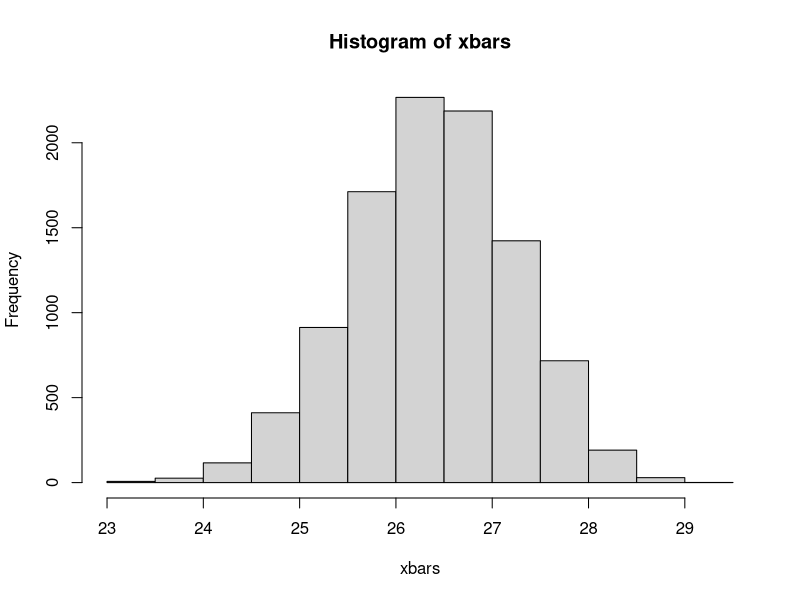
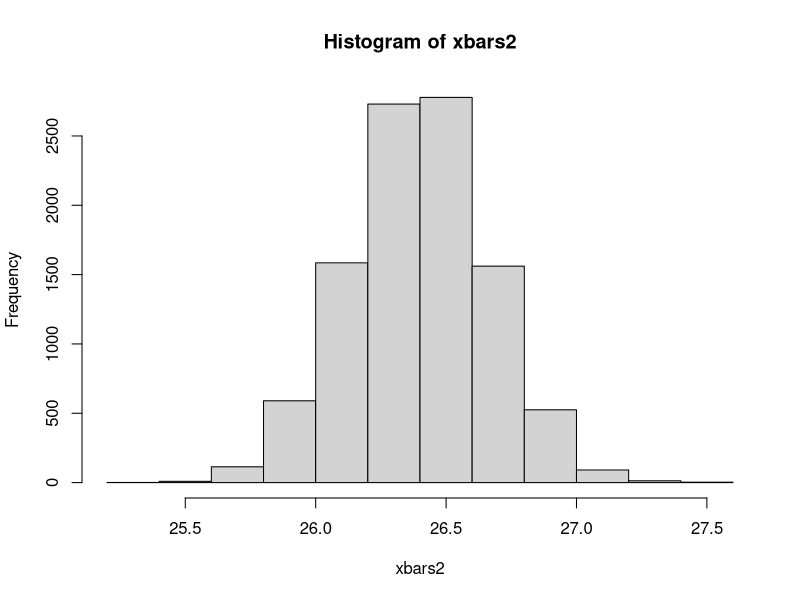

Recreate these plots in R, in order.
## ---- chunk 1
X = c(20,25,27,30,30)
N = length(X)
mu = sum(X)/N
sigma = sqrt(sum((X-mu)^2)/N)
sprintf("mu=%f   sigma=%f",mu,sigma)
## ---- chunk 2
set.seed(123) #makes the 20 draws stable between document renderings
n = 20
x = sample(X,n,T)
## ---- chunk 3
x = c(27, 27, 25, 25, 27, 30, 30, 20, 25, 27, 30, 27, 27, 20, 30, 20, 20, 30, 27, 25)
n = length(x)
xbar = mean(x)
s = sd(x)
sprintf("xbar=%f   s=%f",xbar,s)
## ---- chunk 4
z = (xbar-mu)/(sigma/sqrt(n))
## ---- chunk 5
data = sample(X,size=20*10000,replace=TRUE)
data = matrix(data,ncol=20)
xbars = apply(data,1,mean)
hist(xbars)
mean(xbars)
sd(xbars)
## ---- chunk 6
data2 = sample(X,size=200*10000,replace=TRUE)
data2 = matrix(data2,ncol=200)
xbars2 = apply(data2,1,mean)
hist(xbars2)
mean(xbars2)
sd(xbars2)
